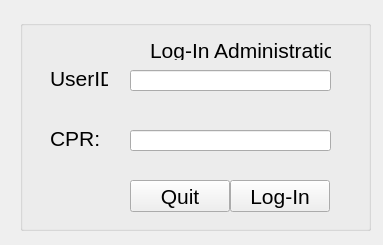
<?xml version="1.0" encoding="UTF-8"?>
<ui version="4.0">
 <class>Form</class>
 <widget class="QWidget" name="Form">
  <property name="windowModality">
   <enum>Qt::NonModal</enum>
  </property>
  <property name="geometry">
   <rect>
    <x>0</x>
    <y>0</y>
    <width>383</width>
    <height>245</height>
   </rect>
  </property>
  <property name="palette">
   <palette>
    <active/>
    <inactive/>
    <disabled/>
   </palette>
  </property>
  <property name="font">
   <font>
    <pointsize>16</pointsize>
    <bold>false</bold>
    <underline>false</underline>
    <stylestrategy>PreferDefault</stylestrategy>
    <kerning>true</kerning>
   </font>
  </property>
  <property name="windowTitle">
   <string>Login</string>
  </property>
  <property name="styleSheet">
   <string notr="true"/>
  </property>
  <widget class="QGroupBox" name="groupBox">
   <property name="geometry">
    <rect>
     <x>20</x>
     <y>20</y>
     <width>351</width>
     <height>211</height>
    </rect>
   </property>
   <property name="title">
    <string/>
   </property>
   <widget class="QLabel" name="label">
    <property name="geometry">
     <rect>
      <x>30</x>
      <y>50</y>
      <width>58</width>
      <height>16</height>
     </rect>
    </property>
    <property name="text">
     <string>UserID:</string>
    </property>
   </widget>
   <widget class="QLabel" name="label_2">
    <property name="geometry">
     <rect>
      <x>30</x>
      <y>110</y>
      <width>58</width>
      <height>16</height>
     </rect>
    </property>
    <property name="text">
     <string>CPR:</string>
    </property>
   </widget>
   <widget class="QLabel" name="label_3">
    <property name="geometry">
     <rect>
      <x>130</x>
      <y>20</y>
      <width>181</width>
      <height>20</height>
     </rect>
    </property>
    <property name="text">
     <string>Log-In Administration</string>
    </property>
   </widget>
   <widget class="QLineEdit" name="lineEdit">
    <property name="geometry">
     <rect>
      <x>110</x>
      <y>50</y>
      <width>201</width>
      <height>21</height>
     </rect>
    </property>
   </widget>
   <widget class="QLineEdit" name="lineEdit_2">
    <property name="geometry">
     <rect>
      <x>110</x>
      <y>110</y>
      <width>201</width>
      <height>21</height>
     </rect>
    </property>
    <property name="echoMode">
     <enum>QLineEdit::Password</enum>
    </property>
   </widget>
   <widget class="QPushButton" name="pushButton">
    <property name="geometry">
     <rect>
      <x>110</x>
      <y>160</y>
      <width>100</width>
      <height>32</height>
     </rect>
    </property>
    <property name="text">
     <string>Quit</string>
    </property>
   </widget>
   <widget class="QPushButton" name="pushButton_2">
    <property name="geometry">
     <rect>
      <x>210</x>
      <y>160</y>
      <width>100</width>
      <height>32</height>
     </rect>
    </property>
    <property name="text">
     <string>Log-In</string>
    </property>
   </widget>
  </widget>
 </widget>
 <resources/>
 <connections/>
</ui>
